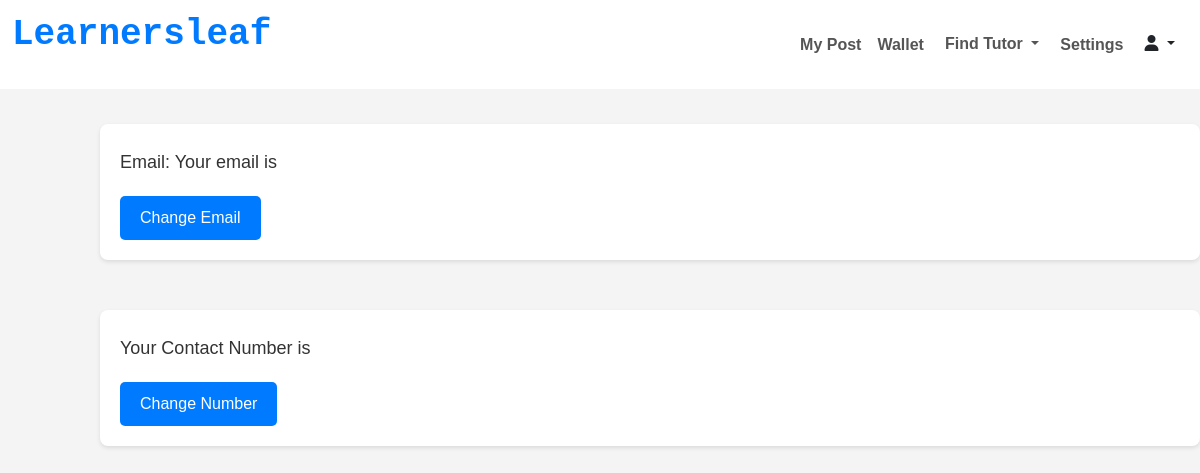
Before: /stu_settings/ipcsccc@gmail.com with the older database file.
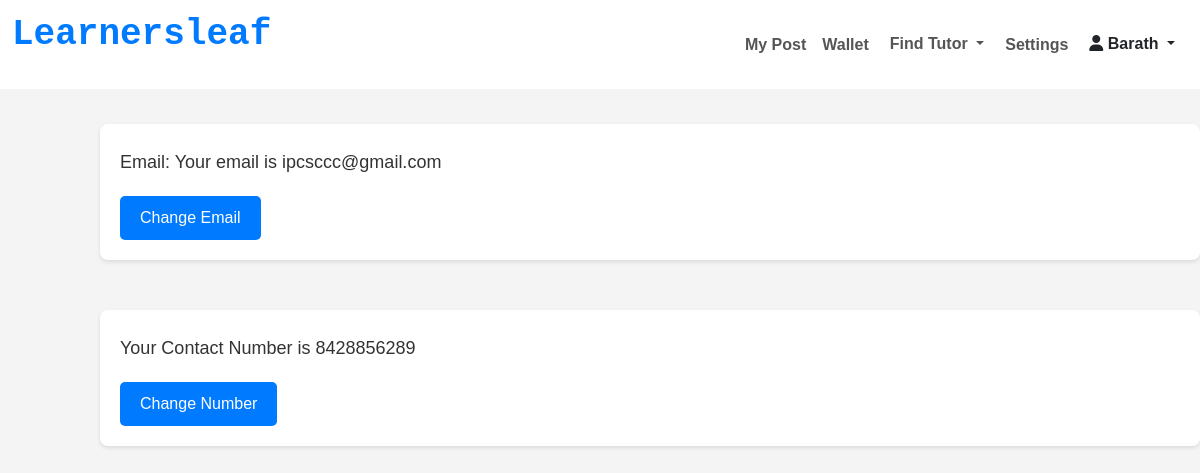
After: the same page with the newer database file.
### kovai_app/models.py (models this page shows)
class TutorRequest(models.Model):
    user = models.OneToOneField(User, on_delete=models.CASCADE,null=True,blank=True)
    id = models.AutoField(primary_key=True)
    name = models.CharField(max_length=100,null=True,blank=True)
    email = models.EmailField()
    location = models.CharField(max_length=255)
    phone = models.CharField(max_length=15)
    w_number = models.CharField(max_length=15,null=True,blank=True)
    password= models.CharField(max_length=100,null=True,blank=True)
    coin=models.IntegerField(null=True, blank=True)
    mobile_otp=models.IntegerField(null=True, blank=True)
    gender=models.CharField(max_length=100,null=True,blank=True)

class Requestpost(models.Model):
    email = models.EmailField(null=True, blank=True)
    classes = models.CharField(max_length=225, null=True, blank=True)
    curriculum= models.CharField(max_length=20,  null=True, blank=True)
    dyr = models.TextField(verbose_name="Details of your requirement",null=True, blank=True)
    dates = models.DateTimeField(default=timezone.now)
    subject = models.CharField(max_length=255,null=False, blank=False)
    two_subject = models.CharField(max_length=255, null=True, blank=True)
    three_subject = models.CharField(max_length=255, null=True, blank=True)
    four_subject = models.CharField(max_length=255, null=True, blank=True)
    five_subject = models.CharField(max_length=255, null=True, blank=True)
    i_want = models.CharField(max_length=50, choices=[
        ("tutoring", "Tutoring"),
        ("assignment_help", "Assignment Help")
    ],null=False, blank=False)
    imagess = models.ImageField(upload_to='images/',null=True,blank=True)
    meeting_option = models.CharField(max_length=255, null=True,blank=True)
    budget = models.CharField(max_length=255)
    budget_need = models.CharField(max_length=50, choices=[
        ("per_hour", "per hour"),
        ("per_day", "per day"),
        ("per_week", "per week"),
        ("per_month", "per month")
    ])
    language = models.CharField(max_length=255,null=True, blank=True)
    need = models.CharField(max_length=10, choices=[
        ("part_time", "Part time"),
        ("full_time", "Full time")
    ] ,null=False, blank=False)
    gender = models.CharField(max_length=10, choices=[
        ("male", "Male"),
        ("female", "Female"),
        ("both", "Both")
    ],null=True,blank=True)
    location = models.CharField(max_length=255,null=True,blank=True)
    profile_photo = models.ImageField(upload_to=upload_to_stu,null=True)
    filename=models.CharField(max_length=200,  null=True, blank=True)
    coin=models.IntegerField(null=True, blank=True)
    count=models.IntegerField(null=True, blank=True)

### kovai_app/views.py (the view)
# urls.py: path('stu_settings/<email>',views.stu_settings, name='stu_settings'),
def stu_settings(request,email):
    account=Requestpost.objects.filter(email=email).first()
    accounts=TutorRequest.objects.filter(email=email).first()
    return render(request,"stu_settings.html",{"account":account,"accounts":accounts})

### kovai_app/templates/stu_settings.html (shortened to what this page needs)
<!DOCTYPE html>
{% load static %}
<html lang="en">
<head>
    <link rel="stylesheet" href="https://cdnjs.cloudflare.com/ajax/libs/font-awesome/6.6.0/css/all.min.css" />
    <link href="https://cdn.jsdelivr.net/npm/bootstrap@5.3.3/dist/css/bootstrap.min.css" rel="stylesheet">
</head>
<body>
    <nav class="navbar navbar-expand-lg navbar-light  fixed-top">
        <div class="container-fluid">
            <a class="navbar-brand active" href="#">
                <h2>Learnersleaf</h2>
            </a>
            <div class="collapse navbar-collapse" id="navbarNav">
                <ul class="navbar-nav ms-auto">
                    <li class="nav-item">
                        <a class="nav-link active " href="/myposts/{{account.email}}/">My Post</a>
                    </li>
                    <li class="nav-item">
                        <a class="nav-link" href="/s_wallet/{{account.email}}">Wallet</a>
                    </li>
                    <li class="nav-item dropdown">
                        <button class="btn dropdown-toggle" style="color: #555" data-bs-toggle="dropdown">
                            Find Tutor
                        </button>
                    </li>
                    <li class="nav-item">
                        <a class="nav-link" href="/stu_settings/{{account.email}}" >Settings</a>
                    </li>
                    <li class="nav-item active">
                        <div class="dropdown" style="color: #555">
                            <div class="btn dropdown-toggle" data-bs-toggle="dropdown">
                                <i class="fa-solid fa-user"></i> {{accounts.name|title}}
                            </div>
                        </div>
                    </li>
                </ul>
            </div>
        </div>
    </nav>
    <h2 class="section-heading">   Your Settings </h2>
    <div class="mail">
        <p>Email: Your email is {{account.email}}</p>
        <button class="btn-email">Change Email</button>
    </div>
    <div class="phnumber">
        <p>Your Contact Number is {{accounts.phone}}</p>
        <button class="btn-phone">Change Number</button>
    </div>
</body>
</html>

Changed rows visible on the page:
added TutorRequest: name "Barath", phone "8428856289"
added Requestpost: email "ipcsccc@gmail.com"
